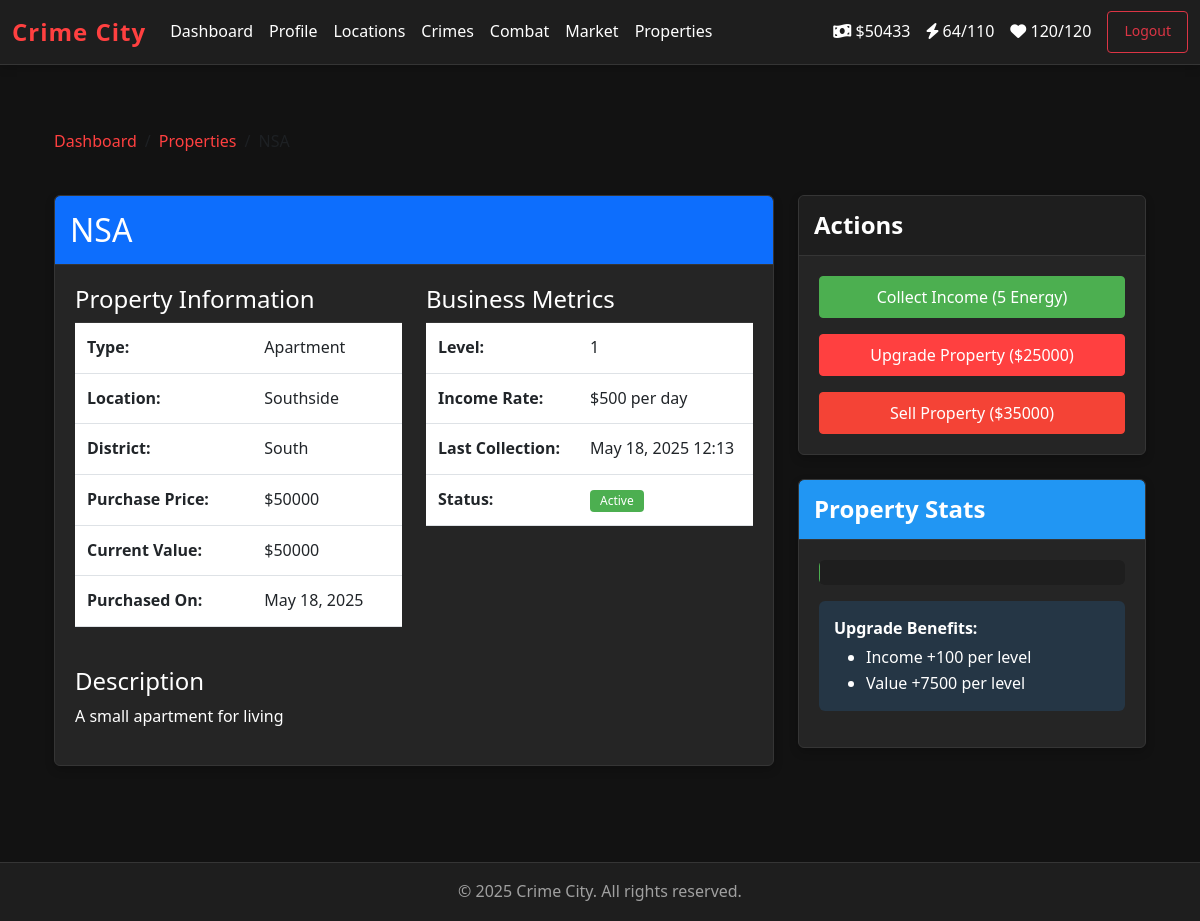
/property/detail/1/ (signed in), run on the app's committed database.
### game/models/player.py (models this page shows, shortened)
class Player(models.Model):
    user = models.OneToOneField(User, on_delete=models.CASCADE, related_name='player')
    nickname = models.CharField(max_length=50, unique=True)
    level = models.PositiveIntegerField(default=1)
    experience = models.PositiveIntegerField(default=0)
    cash = models.BigIntegerField(default=1000)
    bank_balance = models.BigIntegerField(default=0)
    strength = models.PositiveIntegerField(default=10)
    defense = models.PositiveIntegerField(default=10)
    speed = models.PositiveIntegerField(default=10)
    dexterity = models.PositiveIntegerField(default=10)
    intelligence = models.PositiveIntegerField(default=10)
    energy = models.PositiveIntegerField(default=100)
    max_energy = models.PositiveIntegerField(default=100)
    health = models.PositiveIntegerField(default=100)
    max_health = models.PositiveIntegerField(default=100)
    current_location = models.ForeignKey(
        'Location',
        on_delete=models.SET_NULL,
        null=True,
        related_name='players_present'
    )
    is_in_hospital = models.BooleanField(default=False)
    hospital_release_time = models.DateTimeField(null=True, blank=True)
    is_in_jail = models.BooleanField(default=False)
    jail_release_time = models.DateTimeField(null=True, blank=True)
    created_at = models.DateTimeField(default=timezone.now)
    last_energy_refill = models.DateTimeField(default=timezone.now)
    last_health_refill = models.DateTimeField(default=timezone.now)
    def regenerate_energy(self):
        now = timezone.now()
        time_diff = now - self.last_energy_refill
        energy_to_add = min(
            self.max_energy - self.energy,
            time_diff.total_seconds() // 300
        )
        if energy_to_add > 0:
            self.energy += int(energy_to_add)
            self.last_energy_refill = now - timezone.timedelta(
                seconds=(time_diff.total_seconds() % 300)
            )
            self.save()
    def regenerate_health(self):
        now = timezone.now()
        time_diff = now - self.last_health_refill
        health_to_add = min(
            self.max_health - self.health,
            time_diff.total_seconds() // 600
        )
        if health_to_add > 0:
            self.health += int(health_to_add)
            self.last_health_refill = now - timezone.timedelta(
                seconds=(time_diff.total_seconds() % 600)
            )
            self.save()
    def check_status(self):
        now = timezone.now()
        if self.is_in_hospital and now >= self.hospital_release_time:
            self.is_in_hospital = False
            self.health = self.max_health
            self.hospital_release_time = None
        if self.is_in_jail and now >= self.jail_release_time:
            self.is_in_jail = False
            self.jail_release_time = None
        if self.is_in_hospital or self.is_in_jail:
            self.save()
    class Meta:
        db_table = 'game_player'

### game/models/property.py (models this page shows, shortened)
class Property(models.Model):
    player = models.ForeignKey(
        'Player',
        on_delete=models.CASCADE,
        related_name='properties'
    )
    property_type = models.ForeignKey(
        PropertyType,
        on_delete=models.CASCADE,
        related_name='instances'
    )
    name = models.CharField(max_length=100)
    purchase_price = models.PositiveIntegerField()
    current_value = models.PositiveIntegerField()
    location = models.ForeignKey(
        'Location',
        on_delete=models.SET_NULL,
        null=True,
        related_name='properties'
    )
    income_rate = models.PositiveIntegerField()  # Daily income
    level = models.PositiveIntegerField(default=1)  # Property level (can be upgraded)
    last_income_collection = models.DateTimeField(default=timezone.now)
    is_active = models.BooleanField(default=True)
    purchased_on = models.DateTimeField(default=timezone.now)
    class Meta:
        db_table = 'game_property'
        verbose_name_plural = 'properties'

class PropertyType(models.Model):
    name = models.CharField(max_length=100)
    description = models.TextField()
    image = models.CharField(max_length=200, null=True, blank=True)
    base_price = models.PositiveIntegerField(default=1000)
    base_income = models.PositiveIntegerField(default=100)  # Daily income
    min_level = models.PositiveIntegerField(default=1)
    class Meta:
        db_table = 'game_property_type'
        verbose_name_plural = 'property types'

### game/models/location.py (models this page shows, shortened)
class Location(models.Model):
    name = models.CharField(max_length=100)
    description = models.TextField()
    image = models.CharField(max_length=200, null=True, blank=True)  # Path to image
    is_safe_zone = models.BooleanField(default=False)  # No PvP combat allowed
    energy_cost = models.PositiveIntegerField(default=1)  # Energy cost to perform actions here
    min_level = models.PositiveIntegerField(default=1)  # Minimum player level to access
    district = models.CharField(max_length=100, null=True, blank=True)
    class Meta:
        db_table = 'game_location'

### game/views/property_views.py (the view)
# urls.py: path('property/detail/<int:property_id>/', property_detail_view, name='property_detail'),
@login_required
def property_detail_view(request, property_id):
    player = request.player
    try:
        player_property = get_object_or_404(Property, id=property_id, player=player)
        time_since_collection = player_property.last_income_collection
        context = {
            'player': player,
            'property': player_property,
            'upgrade_cost': int(player_property.current_value * 0.5),
            'sell_value': int(player_property.current_value * 0.7),
            'time_since_collection': time_since_collection,
        }
        return render(request, 'game/property_detail.html', context)
    except Exception as e:
        messages.error(request, f"Error loading property details: {str(e)}")
        return redirect('property')

### game/templates/game/property_detail.html (shortened to what this page needs)
{% extends 'game/base.html' %}
{% load static %}
{% load game_extras %}
{% block content %}
<div class="container mt-4">
    <div class="row">
        <div class="col-md-12 mb-4">
            <nav aria-label="breadcrumb">
                <ol class="breadcrumb">
                    <li class="breadcrumb-item"><a href="{% url 'dashboard' %}">Dashboard</a></li>
                    <li class="breadcrumb-item"><a href="{% url 'property' %}">Properties</a></li>
                    <li class="breadcrumb-item active">{{ property.name }}</li>
                </ol>
            </nav>
        </div>
    </div>
    <div class="row">
        <div class="col-md-8">
            <div class="card mb-4">
                <div class="card-header bg-primary text-white">
                    <h2 class="card-title mb-0">{{ property.name }}</h2>
                </div>
                <div class="card-body">
                    <div class="row">
                        <div class="col-md-6">
                            <h4>Property Information</h4>
                            <table class="table">
                                <tr>
                                    <th>Type:</th>
                                    <td>{{ property.property_type.name }}</td>
                                </tr>
                                <tr>
                                    <th>Location:</th>
                                    <td>{{ property.location.name }}</td>
                                </tr>
                                <tr>
                                    <th>District:</th>
                                    <td>{{ property.location.district }}</td>
                                </tr>
                                <tr>
                                    <th>Purchase Price:</th>
                                    <td>${{ property.purchase_price }}</td>
                                </tr>
                                <tr>
                                    <th>Current Value:</th>
                                    <td>${{ property.current_value }}</td>
                                </tr>
                                <tr>
                                    <th>Purchased On:</th>
                                    <td>{{ property.purchased_on|date:"F j, Y" }}</td>
                                </tr>
                            </table>
                        </div>
                        <div class="col-md-6">
                            <h4>Business Metrics</h4>
                            <table class="table">
                                <tr>
                                    <th>Level:</th>
                                    <td>{{ property.level }}</td>
                                </tr>
                                <tr>
                                    <th>Income Rate:</th>
                                    <td>${{ property.income_rate }} per day</td>
                                </tr>
                                <tr>
                                    <th>Last Collection:</th>
                                    <td>{{ property.last_income_collection|date:"F j, Y H:i" }}</td>
                                </tr>
                                <tr>
                                    <th>Status:</th>
                                    <td>
                                        {% if property.is_active %}
                                            <span class="badge bg-success">Active</span>
                                        {% else %}
                                            <span class="badge bg-danger">Inactive</span>
                                        {% endif %}
                                    </td>
                                </tr>
                            </table>
                        </div>
                    </div>
                    <div class="row mt-4">
                        <div class="col-md-12">
                            <h4>Description</h4>
                            <p>{{ property.property_type.description }}</p>
                        </div>
                    </div>
                </div>
            </div>
        </div>
        <div class="col-md-4">
            <div class="card mb-4">
                <div class="card-header bg-secondary text-white">
                    <h4 class="card-title mb-0">Actions</h4>
                </div>
                <div class="card-body">
                    <div class="d-grid gap-3">
                        <form method="post" action="{% url 'collect_property_income' property.id %}">
                            <button type="submit" class="btn btn-success w-100" {% if player.energy < 5 %}disabled{% endif %}>
                                Collect Income (5 Energy)
                            </button>
                        </form>
                        <form method="post" action="{% url 'upgrade_property' property.id %}">
                            <button type="submit" class="btn btn-primary w-100"
                                    {% if player.cash < upgrade_cost %}disabled{% endif %}>
                                Upgrade Property (${{ upgrade_cost }})
                            </button>
                        </form>
                        <button type="button" class="btn btn-danger w-100" data-bs-toggle="modal"
                                data-bs-target="#sellPropertyModal">
                            Sell Property (${{ sell_value }})
                        </button>
                    </div>
                </div>
            </div>
            <div class="card">
                <div class="card-header bg-info text-white">
                    <h4 class="card-title mb-0">Property Stats</h4>
                </div>
                <div class="card-body">
                    <div class="progress mb-3" style="height: 25px;">
                    </div>
                    <div class="alert alert-info">
                        <p class="mb-1"><strong>Upgrade Benefits:</strong></p>
                        <ul class="mb-0">
                            <li>Income +{{ property.income_rate|multiply:0.2|floatformat:0 }} per level</li>
                            <li>Value +{{ property.current_value|multiply:0.15|floatformat:0 }} per level</li>
                        </ul>
                    </div>
                </div>
            </div>
        </div>
    </div>
</div>
{% endblock %}

### game/templates/game/base.html (shortened to what this page needs)
{% load game_extras %}
{% load static %}
<!DOCTYPE html>
<html lang="en">
<head>
    <link href="https://cdn.jsdelivr.net/npm/bootstrap@5.3.0/dist/css/bootstrap.min.css" rel="stylesheet">
    <link rel="stylesheet" href="https://cdnjs.cloudflare.com/ajax/libs/font-awesome/6.0.0-beta3/css/all.min.css">
    <link rel="stylesheet" href="{% static 'css/style.css' %}">
</head>
<body>
    {% if user.is_authenticated %}
    <nav class="navbar navbar-expand-lg navbar-dark">
        <div class="container-fluid">
            <a class="navbar-brand" href="{% url 'dashboard' %}">Crime City</a>
            <div class="collapse navbar-collapse" id="navbarNav">
                <ul class="navbar-nav me-auto">
                    <li class="nav-item">
                        <a class="nav-link" href="{% url 'dashboard' %}">Dashboard</a>
                    </li>
                    <li class="nav-item">
                        <a class="nav-link" href="{% url 'profile' %}">Profile</a>
                    </li>
                    <li class="nav-item">
                        <a class="nav-link" href="{% url 'locations' %}">Locations</a>
                    </li>
                    <li class="nav-item">
                        <a class="nav-link" href="{% url 'crimes' %}">Crimes</a>
                    </li>
                    <li class="nav-item">
                        <a class="nav-link" href="{% url 'combat' %}">Combat</a>
                    </li>
                    <li class="nav-item">
                        <a class="nav-link" href="{% url 'market' %}">Market</a>
                    </li>
                    <li class="nav-item">
                        <a class="nav-link" href="{% url 'property' %}">Properties</a>
                    </li>
                </ul>
                <div class="d-flex" id="playerStats">
                    <div class="navbar-text me-3">
                        <i class="fa-solid fa-money-bill-wave"></i> $<span id="player-cash" data-player-stat="cash">{% if player %}{{ player.cash }}{% else %}0{% endif %}</span>
                    </div>
                    <div class="navbar-text me-3">
                        <i class="fa-solid fa-bolt"></i> <span id="player-energy" data-player-stat="energy">{% if player %}{{ player.energy }}/{{ player.max_energy }}{% else %}0/0{% endif %}</span>
                    </div>
                    <div class="navbar-text me-3">
                        <i class="fa-solid fa-heart"></i> <span id="player-health-stat" data-player-stat="health">{% if player %}{{ player.health }}/{{ player.max_health }}{% else %}0/0{% endif %}</span>
                    </div>
                    <a class="btn btn-outline-danger btn-sm" href="{% url 'logout' %}">Logout</a>
                </div>
            </div>
        </div>
    </nav>
    {% endif %}
    <main class="container py-4">
        {% block content %}{% endblock %}
    </main>
    <footer class="mt-5 py-3 text-center">
        <div class="container">
            <p class="mb-0">&copy; {% now "Y" %} Crime City. All rights reserved.</p>
        </div>
    </footer>
</body>
</html>

### data on the page
Player: cash "50433", energy "64", max_energy "110", health "120", max_health "120"
Property: name "NSA", property_type.name "Apartment", location.name "Southside", location.district "South", purchase_price "50000", current_value "50000", purchased_on "May 18, 2025", level "1", income_rate "500", last_income_collection "May 18, 2025 12:13", property_type.description "A small apartment for living", income_rate|multiply "100", current_value|multiply "7500"

### other printed values
{{ upgrade_cost }} "25000"
{{ sell_value }} "35000"
